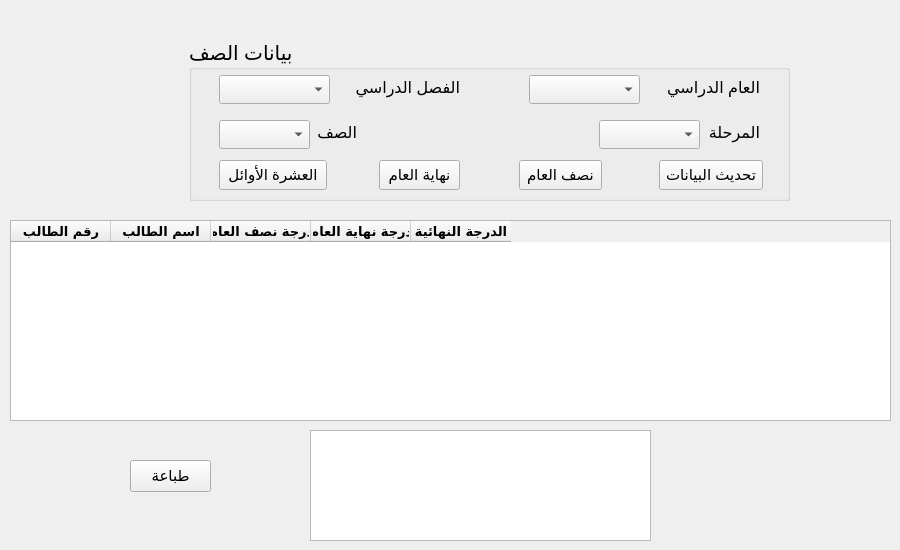
    <widget class="QWidget" name="tab_19">
     <attribute name="title">
      <string>النتائج النهائية</string>
     </attribute>
     <widget class="QTableWidget" name="tableWidget_13">
      <property name="geometry">
       <rect>
        <x>10</x>
        <y>220</y>
        <width>881</width>
        <height>201</height>
       </rect>
      </property>
      <property name="font">
       <font>
        <family>Tajawal</family>
        <pointsize>10</pointsize>
        <weight>75</weight>
        <bold>true</bold>
       </font>
      </property>
      <column>
       <property name="text">
        <string>رقم الطالب</string>
       </property>
       <property name="font">
        <font>
         <family>Tajawal</family>
         <pointsize>10</pointsize>
        </font>
       </property>
      </column>
      <column>
       <property name="text">
        <string>اسم الطالب</string>
       </property>
      </column>
      <column>
       <property name="text">
        <string>درجة نصف العام</string>
       </property>
      </column>
      <column>
       <property name="text">
        <string>درجة نهاية العام</string>
       </property>
      </column>
      <column>
       <property name="text">
        <string>الدرجة النهائية</string>
       </property>
      </column>
     </widget>
     <widget class="QGroupBox" name="groupBox_28">
      <property name="geometry">
       <rect>
        <x>189</x>
        <y>40</y>
        <width>601</width>
        <height>161</height>
       </rect>
      </property>
      <property name="font">
       <font>
        <pointsize>15</pointsize>
       </font>
      </property>
      <property name="title">
       <string>بيانات الصف</string>
      </property>
      <widget class="QLabel" name="label_67">
       <property name="geometry">
        <rect>
         <x>125</x>
         <y>80</y>
         <width>43</width>
         <height>24</height>
        </rect>
       </property>
       <property name="font">
        <font>
         <pointsize>12</pointsize>
        </font>
       </property>
       <property name="text">
        <string>الصف</string>
       </property>
      </widget>
      <widget class="QComboBox" name="comboBox_18">
       <property name="geometry">
        <rect>
         <x>30</x>
         <y>80</y>
         <width>91</width>
         <height>29</height>
        </rect>
       </property>
       <property name="font">
        <font>
         <pointsize>13</pointsize>
        </font>
       </property>
      </widget>
      <widget class="QComboBox" name="comboBox_19">
       <property name="geometry">
        <rect>
         <x>30</x>
         <y>35</y>
         <width>111</width>
         <height>29</height>
        </rect>
       </property>
       <property name="font">
        <font>
         <pointsize>13</pointsize>
        </font>
       </property>
      </widget>
      <widget class="QLabel" name="label_68">
       <property name="geometry">
        <rect>
         <x>150</x>
         <y>35</y>
         <width>121</width>
         <height>24</height>
        </rect>
       </property>
       <property name="font">
        <font>
         <pointsize>12</pointsize>
        </font>
       </property>
       <property name="text">
        <string>الفصل الدراسي</string>
       </property>
      </widget>
      <widget class="QComboBox" name="comboBox_20">
       <property name="geometry">
        <rect>
         <x>340</x>
         <y>35</y>
         <width>111</width>
         <height>29</height>
        </rect>
       </property>
       <property name="font">
        <font>
         <pointsize>13</pointsize>
        </font>
       </property>
       <property name="editable">
        <bool>false</bool>
       </property>
       <property name="currentText">
        <string/>
       </property>
       <property name="currentIndex">
        <number>-1</number>
       </property>
      </widget>
      <widget class="QLabel" name="label_69">
       <property name="geometry">
        <rect>
         <x>460</x>
         <y>35</y>
         <width>111</width>
         <height>24</height>
        </rect>
       </property>
       <property name="font">
        <font>
         <pointsize>12</pointsize>
        </font>
       </property>
       <property name="text">
        <string>العام الدراسي</string>
       </property>
      </widget>
      <widget class="QComboBox" name="comboBox_21">
       <property name="geometry">
        <rect>
         <x>410</x>
         <y>80</y>
         <width>101</width>
         <height>29</height>
        </rect>
       </property>
       <property name="font">
        <font>
         <pointsize>13</pointsize>
        </font>
       </property>
      </widget>
      <widget class="QLabel" name="label_70">
       <property name="geometry">
        <rect>
         <x>520</x>
         <y>80</y>
         <width>51</width>
         <height>24</height>
        </rect>
       </property>
       <property name="font">
        <font>
         <pointsize>12</pointsize>
        </font>
       </property>
       <property name="text">
        <string>المرحلة</string>
       </property>
      </widget>
      <widget class="QPushButton" name="pushButton_69">
       <property name="geometry">
        <rect>
         <x>470</x>
         <y>120</y>
         <width>104</width>
         <height>30</height>
        </rect>
       </property>
       <property name="font">
        <font>
         <pointsize>11</pointsize>
        </font>
       </property>
       <property name="text">
        <string>تحديث البيانات</string>
       </property>
      </widget>
      <widget class="QPushButton" name="pushButton_70">
       <property name="geometry">
        <rect>
         <x>190</x>
         <y>120</y>
         <width>81</width>
         <height>30</height>
        </rect>
       </property>
       <property name="font">
        <font>
         <pointsize>11</pointsize>
        </font>
       </property>
       <property name="text">
        <string>نهاية العام</string>
       </property>
      </widget>
      <widget class="QPushButton" name="pushButton_71">
       <property name="geometry">
        <rect>
         <x>30</x>
         <y>120</y>
         <width>108</width>
         <height>30</height>
        </rect>
       </property>
       <property name="font">
        <font>
         <pointsize>11</pointsize>
        </font>
       </property>
       <property name="text">
        <string>العشرة الأوائل</string>
       </property>
      </widget>
      <widget class="QPushButton" name="pushButton_74">
       <property name="geometry">
        <rect>
         <x>330</x>
         <y>120</y>
         <width>83</width>
         <height>30</height>
        </rect>
       </property>
       <property name="font">
        <font>
         <pointsize>11</pointsize>
        </font>
       </property>
       <property name="text">
        <string>نصف العام</string>
       </property>
      </widget>
     </widget>
     <widget class="QTextEdit" name="textEdit">
      <property name="geometry">
       <rect>
        <x>310</x>
        <y>430</y>
        <width>341</width>
        <height>111</height>
       </rect>
      </property>
     </widget>
     <widget class="QPushButton" name="pushButton_73">
      <property name="geometry">
       <rect>
        <x>130</x>
        <y>460</y>
        <width>81</width>
        <height>32</height>
       </rect>
      </property>
      <property name="font">
       <font>
        <pointsize>11</pointsize>
       </font>
      </property>
      <property name="text">
       <string>طباعة</string>
      </property>
     </widget>
    </widget>
